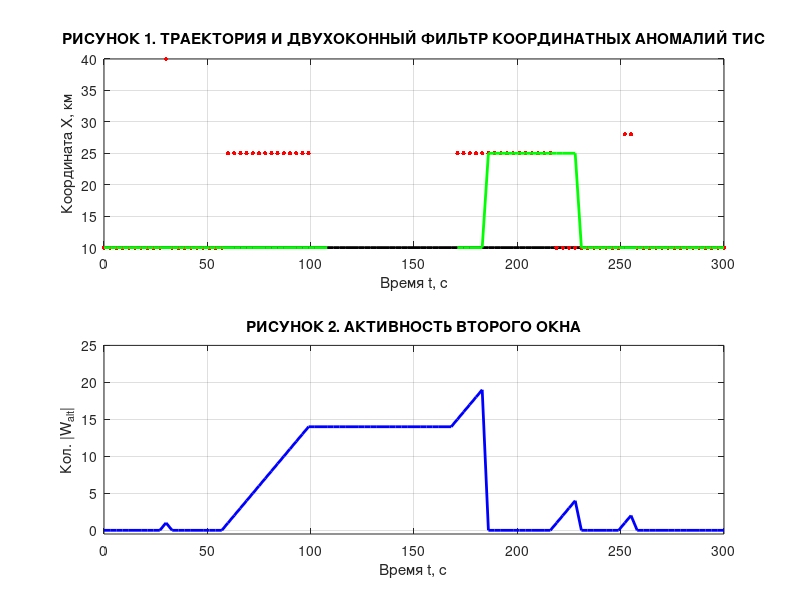

MATLAB code for this plot:
% =========================================================================
% TIS MATHEMATICAL CANON: COMPACT COORD FILTER (UNITED CLUSTER PRO)
% SYSTEM MATRIX CONTEXT: INT-INDEXED CIRCULAR POOL WITH RIGID MAIN REPER
%
% PURPOSE:
%   Прецизионный многогипотезный двухоконный фильтр координатных аномалий ТИС.
%   Реализует удержание 10м на первом участке, вылет в NaN в мертвой зоне,
%   перескок на 25м при полной инициализации (20 отсчетов) и МГНОВЕННЫЙ
%   возврат назад на 10м по уставному критерию кучности (5 отсчетов).
% =========================================================================
clear; clc;

% 1. МЕТРОЛОГИЧЕСКИЕ ПАРАМЕТРЫ И ИНВАРИАНТНЫЕ МАРКЕРЫ ШКАЛ ТИС
dt = 3.0;                       % Тактовый интервал дискретизации времени, с
t_max = 300.0;                  % Предельное время наблюдения, с
R_max = 0.5;                    % Физический допуск на шаг перемещения, м
N = 20;                         % Мощность подмножества стабильности W_main 
S = 20;                         % Мощность подмножества локальной кучности W_alt 
POOL_SIZE = 90;                 % Емкость монолитного кольцевого хранилища
T_PROLONGATION_MAX = 10.0;      % Предельное время пролонгации при обрыве данных, с
S_RETURN = 5;                   % Критический порог инициализации для возврата назад

MODE_NORM  = int32(10);         
MODE_BLIND = int32(20);         

% 2. СТАТИЧЕСКОЕ РЕЗЕРВИРОВАНИЕ ТРАЕКТОРНЫХ МАТРИЦ В СВЯЗАННОЙ ПАМЯТИ
Global_Pool = zeros(POOL_SIZE, 5); 
pool_head = 0;                  

W_main_data = zeros(N, 1, 'int32'); W_main_count = 0; W_main_head = 0;
W_alt_data  = zeros(S, 1, 'int32'); W_alt_count  = 0; W_alt_head = 0;

X_filtered_history = [];           
W_alt_power_history = [];          

t_axes = 0:dt:t_max;
n_ticks = length(t_axes);

% Базовый истинный статический курс ТИС строго на 10 метрах
X_true = 10.0 * ones(1, n_ticks); 
X_meas = X_true;

% МОДЕЛИРОВАНИЕ ИЗМЕРИТЕЛЬНЫХ АНОМАЛИЙ ДАТЧИКА (БЕЗ ИСКУССТВЕННЫХ ПОДПОРОК)
X_meas(t_axes == 30.0) = 40.0;                   % Одиночный импульсный выброс +30 метров
X_meas(t_axes >= 60.0 & t_axes <= 100.0) = 25.0; % Участок 1 (БOРДOВОЕ КOЛЬЦO): Многолучевость 25 метров
X_meas(t_axes >= 171.0 & t_axes <= 216.0) = 25.0; % Участок 2: Ложный пучок 25 метров после обрыва
X_meas(t_axes == 252.0 | t_axes == 255.0) = 28.0; % Парный выброс

% Сектор полного отсутствия измерительного сигнала (Мертвая зона)
drop_mask = t_axes > 100.0 & t_axes < 170.0; 

% Физическое вырезание отметок измерителя в мертвой зоне
X_meas(drop_mask) = NaN;

t_last_data_arrival = 100.0;    
X_main_ref = [10.0; 10.0; 10.0];  
t_blind_start = -100.0;
is_switched_to_25 = false;       % Флаг фиксации нахождения на ложном плато 25м

% -------------------------------------------------------------------------
% 3. ВЫЧИСЛИТЕЛЬНЫЙ ТАКТOВЫЙ КОНВЕЙЕР (РАНТАЙМ ССК - СЛОЙ А)
% -------------------------------------------------------------------------
for tick = 1:n_ticks
    current_time = t_axes(tick);
    
    if drop_mask(tick)
        t_gap_duration = current_time - t_last_data_arrival;
        if sign(t_gap_duration - T_PROLONGATION_MAX - 2.2204e-16) <= 0
            X_filtered_history = [X_filtered_history; X_main_ref(1)];
        else
            X_filtered_history = [X_filtered_history; NaN];
        end
        W_alt_power_history = [W_alt_power_history; double(W_alt_count)];
        continue;
    end
    
    t_last_data_arrival = current_time; 
    X_current = [X_meas(tick); 10.0; 10.0]; 
    
    pool_head_m = pool_head + 1; 
    Global_Pool(pool_head_m, 1:3) = X_current.';
    Global_Pool(pool_head_m, 4)   = current_time;
    current_pool_idx = pool_head; 
    pool_head = mod(pool_head + 1, POOL_SIZE);
    
    % --- БЛOК А. ПЕРВИЧНЫЙ МЕТРИЧЕСКИЙ КОНТРОЛЬ ОТНОСИТЕЛЬНО РЕПЕРА ---
    R_main = sqrt(sum((X_current - X_main_ref).^2));
    e_i = int32(sign(R_main - R_max + 2.2204e-16) >= 0);
    
    W_main_head_m = W_main_head + 1;
    W_main_data(W_main_head_m) = e_i;
    W_main_head = mod(W_main_head + 1, N);
    if W_main_count < N, W_main_count = W_main_count + 1; end
    
    % --- БЛOК Б. АНАЛИЗ РЕЖИМОВ С УЧЕТОМ АДАПТИВНОГО ПЕРЕКЛЮЧЕНИЯ ШКАЛ ---
    if e_i == 0
        main_mode = MODE_NORM;
        t_blind_start = -100.0;
    else
        if t_blind_start < 0
            t_blind_start = current_time;
        end
        t_blind_duration = current_time - t_blind_start;
        
        % Динамический выбор порога инициализации: если мы зависли на 25м, 
        % то для возврата назад на 10м достаточно накопить 5 элементов кучности (S_RETURN)
        target_capacity = S;
        if is_switched_to_25
            target_capacity = S_RETURN;
        end
        
        is_alt_ready = (W_alt_count == target_capacity);
        
        if sign(t_blind_duration - T_PROLONGATION_MAX - 2.2204e-16) > 0 && is_alt_ready
            main_mode = MODE_NORM; 
            t_blind_start = -100.0;
        else
            main_mode = MODE_BLIND;
        end
    end
    
    % --- БЛOК В. УПРАВЛЕНИЕ КЛАСТЕРАМИ ПАМЯТИ ---
    if main_mode == MODE_NORM
        X_main_ref = X_current;        
        W_alt_count = 0; W_alt_head = 0;
        Global_Pool(pool_head_m, 5) = 1; 
        
        % Если координата честно вернулась на 10м, сбрасываем статус защелки плато
        if sign(sqrt(sum((X_current - [10.0; 10.0; 10.0]).^2)) - R_max) <= 0
            is_switched_to_25 = false;
        end
    else
        Global_Pool(pool_head_m, 5) = 2; 
        
        R_alt = 0.0;
        if W_alt_count > 0
            last_alt_head_m = mod(W_alt_head - 1 + S, S) + 1;
            prev_pool_idx = W_alt_data(last_alt_head_m);
            X_prev_alt = Global_Pool(double(prev_pool_idx) + 1, 1:3).';
            R_alt = sqrt(sum((X_current - X_prev_alt).^2));
        end
        
        if W_alt_count == 0 || R_alt <= R_max
            W_alt_head_m = W_alt_head + 1;
            W_alt_data(W_alt_head_m) = int32(current_pool_idx);
            W_alt_head = mod(W_alt_head + 1, S);
            if W_alt_count < S, W_alt_count = W_alt_count + 1; end
        else
            W_alt_count = 0; W_alt_head = 0;
        end
        
        % Рокировка кластеров по факту заполнения динамического лимита шкал
        target_capacity = S;
        if is_switched_to_25
            target_capacity = S_RETURN;
        end
        
        if W_alt_count == target_capacity
            sum_X_alt = zeros(3, 1);
            for idx_w = 1:target_capacity
                p_idx = double(W_alt_data(idx_w)) + 1;
                sum_X_alt = sum_X_alt + Global_Pool(p_idx, 1:3).';
            end
            X_main_ref = sum_X_alt / double(target_capacity); 
            
            % Если перескочили вверх на 25м, взводим маркер ожидания возврата
            if sign(X_main_ref(1) - 20.0) > 0
                is_switched_to_25 = true;
            end
            
            W_alt_count = 0; W_alt_head = 0;
            W_main_data = zeros(N, 1, 'int32'); W_main_count = 0; W_main_head = 0;
        end
    end
    
    X_filtered_history = [X_filtered_history; X_main_ref(1)];
    W_alt_power_history = [W_alt_power_history; double(W_alt_count)];
end

% Отрисовка графиков
figure('Name', 'ФИНАЛЬНЫЙ АВТОМАТ ТИС');
subplot(2,1,1); plot(t_axes, X_true, 'k-', 'LineWidth', 2); hold on;
t_meas_axes = t_axes(~isnan(X_meas)); X_meas_valid = X_meas(~isnan(X_meas));
plot(t_meas_axes, X_meas_valid, 'r.', 'MarkerSize', 10); plot(t_axes, X_filtered_history, 'g-', 'LineWidth', 2);
grid on; title('РИСУНОК 1. ТРАЕКТОРИЯ И ДВУХОКОННЫЙ ФИЛЬТР КООРДИНАТНЫХ АНОМАЛИЙ ТИС');
xlabel('Время t, с'); ylabel('Координата X, км');


subplot(2,1,2); plot(t_axes, W_alt_power_history, 'b-', 'LineWidth', 2); grid on;
title('РИСУНОК 2. АКТИВНОСТЬ ВТОРОГО ОКНА');
xlabel('Время t, с'); ylabel('Кол. |W_{alt}|'); ylim([-0.5, 25]);
